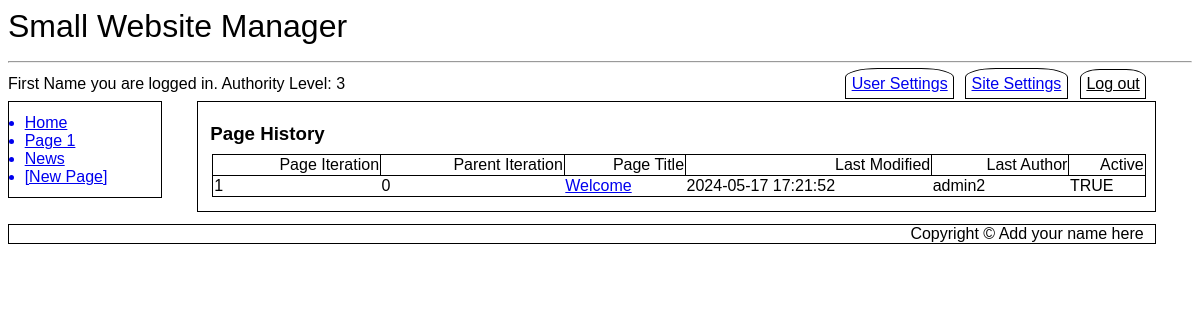
/pagehistory.php?pageID=1 (signed in), run on the app's committed database.
### tables this page shows
CREATE TABLE `SubMenus` (
  `MenuID` int(11) NOT NULL,
  `LinkID` int(11) NOT NULL,
  `Page_ID` int(11) NOT NULL DEFAULT 0,
  `Menu_Entry` varchar(20) NOT NULL,
  `Title` varchar(500) NOT NULL,
  `Active` tinyint(1) NOT NULL DEFAULT 1
);

CREATE TABLE `SubMenus_Modules` (
  `SubMenu_Order` int(11) NOT NULL,
  `Module_ID` int(11) NOT NULL
);

CREATE TABLE `SubMenusData` (
  `Type` varchar(500) NOT NULL,
  `Default Menu Title` varchar(20) NOT NULL,
  `LinkData` text NOT NULL,
  `GetData` tinyint(1) NOT NULL,
  `Module_ID` int(11) NOT NULL
);

CREATE TABLE `Cust_Pages` (
  `Page_ID` int(11) NOT NULL,
  `Page_Iteration` int(11) NOT NULL,
  `Parent_Iteration` int(11) NOT NULL DEFAULT 0,
  `Title` text NOT NULL,
  `Body` text NOT NULL,
  `Last_Modified` datetime NOT NULL DEFAULT current_timestamp(),
  `Last_Author` int(11) NOT NULL
);

CREATE TABLE `Users` (
  `ID` int(11) NOT NULL,
  `First_Name` varchar(250) NOT NULL,
  `Last_Name` varchar(250) NOT NULL,
  `eMail` varchar(1000) NOT NULL,
  `User_Name` varchar(1000) NOT NULL,
  `Password` varchar(100) NOT NULL,
  `Activate_Pass` varchar(100) DEFAULT NULL,
  `Change_Pass` varchar(100) DEFAULT NULL,
  `Change_Pass_Expire` datetime DEFAULT NULL,
  `Forgot_Pass` varchar(100) DEFAULT NULL,
  `Forgot_Pass_Expire` datetime DEFAULT NULL,
  `DateTime_Joined` datetime NOT NULL,
  `Last_Logged` datetime NOT NULL DEFAULT current_timestamp(),
  `Authority_Level` tinyint(4) DEFAULT 1,
  `Active` tinyint(1) NOT NULL DEFAULT 0
);

### pagehistory.php (the view, shortened to what this page needs)
<?php
include ("db_connect.inc");
include ("header.inc");
include ("navbar.inc");
echo "<article id='main'>";
if ( isset($_SESSION['first_name']) AND isset($_SESSION['user_name']) AND $_SESSION['auth_lev']==3 ) {
	echo "<h3>Page History</h3>";
	if ($_GET["pageID"]) {
		$pageID=$_GET["pageID"];
		echo "<table class='news'>\r\n";
		echo "<tr><th>Page Iteration</th><th>Parent Iteration</th><th>Page Title</th><th>Last Modified</th><th>Last Author</th><th>Active</th></tr>";
		$query1 = "SELECT Cust_Pages.Page_Iteration, Cust_Pages.Parent_Iteration, Cust_Pages.Title, Cust_Pages.Last_Modified, Users.User_Name FROM Cust_Pages LEFT JOIN Users ON Cust_Pages.Last_Author=Users.ID WHERE Cust_Pages.Page_ID=$pageID ORDER BY Page_Iteration ASC";
		$result1 = mysqli_query($cxn,$query1) or die ("Couldn't execute query.");
		$query2="SELECT Cust_Pages_DATA.Page_Iteration FROM Cust_Pages_DATA WHERE Cust_Pages_DATA.Page_ID=$pageID AND Cust_Pages_DATA.Active=1;";
		$result2 = mysqli_query($cxn,$query2) or die ("Couldn't execute query.");
		$row2 = mysqli_fetch_assoc($result2);
		while($row1 = mysqli_fetch_assoc($result1))
		{
			if ($row1['Page_Iteration'] == $row2['Page_Iteration']) {
				echo "<tr><td>{$row1['Page_Iteration']}</td><td>{$row1['Parent_Iteration']}</td><td><a href=\"index.php?page={$row1['Title']}\">{$row1['Title']}</a></td><td>{$row1['Last_Modified']}</td><td>{$row1['User_Name']}</td><td>TRUE</td></tr>";
			} else {
				echo "<tr><td>{$row1['Page_Iteration']}</td><td>{$row1['Parent_Iteration']}</td><td><a href=\"index.php?pageID={$pageID}&iteration={$row1['Page_Iteration']}\">{$row1['Title']}</a></td><td>{$row1['Last_Modified']}</td><td>{$row1['User_Name']}</td><td>FALSE</td></tr>";
			}
		}
		echo  "</table>\r\n";
	} else {
		echo "<div class='error'>Error: Thread not specified</div>";
	}
} else {
	echo "<div class=\"error\">Restricted Area. You need administrative priviledges to access this page.</div>";
}
echo "</article>\r\n";
include ("footer.inc");
?>

### header.inc (shortened to what this page needs)
<!DOCTYPE html>
<html lang="en">
<head>
	<link rel="stylesheet" href="desktop.css">
</head>
<body>
	<header>
<?php
		$query = "SELECT Value FROM Globals WHERE Global='Website Name'";
		$result = mysqli_query($cxn,$query) or die ("Couldn't execute query.");
		if ($row = mysqli_fetch_assoc($result))
		{
			$websiteName = $row['Value'];
			echo $websiteName."\r\n";
		} else {
			$message .= "Website Name not found. Check site settings.";
		}
?>
	<hr>
	</header>
<?php
if (isset($_SESSION['user_name']) AND $_SESSION['auth_lev'] >= 1) {
	echo "<div id='toptabbar' style='margin-bottom: 6pt'>\r\n";
	echo "<span style='text-align:left; margin-bottom: 0%;'>";
	echo "<nav id='hnav2' style='margin-bottom: 0%';>\r\n";
	echo $_SESSION['first_name']." you are logged in. \r\n";
	echo "Authority Level: ".$_SESSION['auth_lev']."\r\n";
	echo "</nav>\r\n";
	echo "</span>";
	echo "<span style='text-align:right; margin-bottom: 0%;'>";
	echo "<nav id='hnav1' style='margin-bottom: 0%;'>\r\n";
	echo "<a href='usersettings.php' style='margin-bottom: 0%;'>User Settings</a>\r\n";
	if ( isset($_SESSION['first_name']) AND isset($_SESSION['user_name']) AND $_SESSION['auth_lev']==3 ) {
		echo "<a href='sitesettings.php' style='margin-bottom: 0%;'>Site Settings</a>\r\n";
	}
	echo "</span>";
	echo "<span style='text-align:right; margin-bottom: 0'>";
	echo "<form style='float:right; margin-left: 1%; margin-top: 0%; margin-bottom: 0; padding: 0%;' id='logout' action='index.php' method=\"post\">\r\n";
	echo "<input class='logoutbutton' type=\"submit\" name=\"Button\" style='margin-bottom: 0; margin-top: -9%;' value=\"Log&nbsp;out\" />\r\n";
	echo "</form>\r\n";
	echo "</span>";
	echo "</div>\r\n";
} elseif (htmlentities($_SERVER['PHP_SELF']) != "/login.php") {
	echo "<span style='text-align:right'>";
	echo "<nav id='hnav1' style='margin-right: 5%'>\r\n";
	echo "<a href='login.php'>Log In</a>\r\n";
	echo "</nav>\r\n";
	echo "</span>";
}
?>

### navbar.inc
<nav id="vnav1">
<?php
$query = "SELECT Menu_Entry, Title FROM SubMenus WHERE MenuID='1' AND Active=1 ORDER BY LinkID ASC LIMIT 10";
$result = mysqli_query($cxn,$query) or die ("Couldn't execute query.");
while($row = mysqli_fetch_assoc($result))
{
	$menuEntry = $row['Menu_Entry'];
	$pageTitle = $row['Title'];
	$pageTitle = preg_replace('/ /', '_', $pageTitle);
	echo "<a href='$pageTitle'>$menuEntry</a>\r\n";
}
$query2 = "SELECT `Default Menu Title`, `LinkData`, `Module_ID` FROM SubMenus_Modules INNER JOIN SubMenusData USING (Module_ID)";
$result2 = mysqli_query($cxn, $query2) or die ("Couldn't execute query.");
while($row2 = mysqli_fetch_assoc($result2))
{
	$menuEntry2 = $row2['Default Menu Title'];
	$pageTitle2 = $row2['LinkData'];
	$pageTitle2 = preg_replace('/ /', '_', $pageTitle2);
	echo "<a href='$pageTitle2'>$menuEntry2</a>\r\n";
}
if (isset($_SESSION['auth_lev'])){
	if ($_SESSION['auth_lev'] == 3 AND isset($_SESSION['first_name']) AND isset($_SESSION['user_name']) ) {
		echo "<a class='newpage' href='newpage.php'>[New Page]</a>\r\n";
	}
}
?>
</nav>

### footer.inc
<footer>
	Copyright &copy; Add your name here
</footer>
</body>
</html>

### desktop.css (style rules this page uses)
* { font-family: Arial, sans-serif; box-sizing: border-box; }
header { font-size: 24pt; }
hr { margin-bottom: 1%; }
h1, h2, h3 { padding: 0%; margin-top: 1%; margin-bottom: 1%; }
div#toptabbar { margin-bottom: 0%; }
article#main { margin-left:16%; width: 81%; float:none; border: 1px solid black; padding: 1%; }
nav#vnav1 { width:13%; float:left; border: 1px solid black; padding: 1%; clear: both; margin-top: 0%; }
nav#vnav1 a { display: list-item; list-style-type: disc; margin-left: 3%; }
nav#hnav1 { margin-bottom: 0.6%; margin-right: 2%; }
form#logout { margin-right: 2%; margin-bottom: 0%; display: flex; }
input[type="submit"].logoutbutton { font-family: Arial, sans-serif; font-size: 12pt; border: 1px solid black; text-decoration: underline; margin-left: 1%; margin-top: 0%; padding: 5px; border-top-left-radius: 30%; border-top-right-radius: 30%; background-color: transparent; display: inline-block; }
nav#hnav2 { float:left; }
nav#hnav1 a { border: 1px solid black; padding: 0.5%; margin-left: 0.5%; margin-bottom: 0%; border-top-left-radius: 30%; border-top-right-radius: 30%; }
footer { padding-right: 1%; padding-left: 1%; width: 97%; margin-top: 1%; clear: both; border: 1px solid black; text-align: right; }
table.news { border: 1px solid black; width: 100%; margin: 2px; margin-bottom: 5px; padding: 10px; border-collapse: collapse; text-align: left; border: 1px solid black; margin: 2px; }
th { border: 1px solid black; font-weight: normal; text-align: right; }

### data on the page
submenus: Menu_Entry "Home"
submenus: Menu_Entry "Page 1"
submenus_modules: submenusdata.Default Menu Title "News"
cust_pages: Page_Iteration "1", Parent_Iteration "0", Title "Welcome", Last_Modified "2024-05-17 17:21:52", users.User_Name "admin2"

### other printed values
$websiteName "Small Website Manager"
$_SESSION['first_name'] "First Name"
$_SESSION['auth_lev'] "3"
